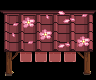

Tiled map render using the project's own tile images. Description and the whole map definition, tile-layer contents included, below:
An orthogonal 6x5 tile map with 16x16 px tiles, 1 tile layer (AlwaysFront).

<map version="1.10" tiledversion="1.11.2" orientation="orthogonal" renderorder="right-down" compressionlevel="0" width="6" height="5" tilewidth="16" tileheight="16" infinite="0" nextlayerid="8" nextobjectid="1">
 <tileset firstgid="1" source="master_canopies.tsx" /><layer id="5" name="AlwaysFront" width="6" height="5">
  <data encoding="csv">
901,902,903,904,905,906,
955,956,957,958,959,960,
1009,1010,1011,1012,1013,1014,
1063,1064,1065,1066,1067,1068,
1117,1118,1119,0,1121,1122
</data>
 </layer>
</map>
